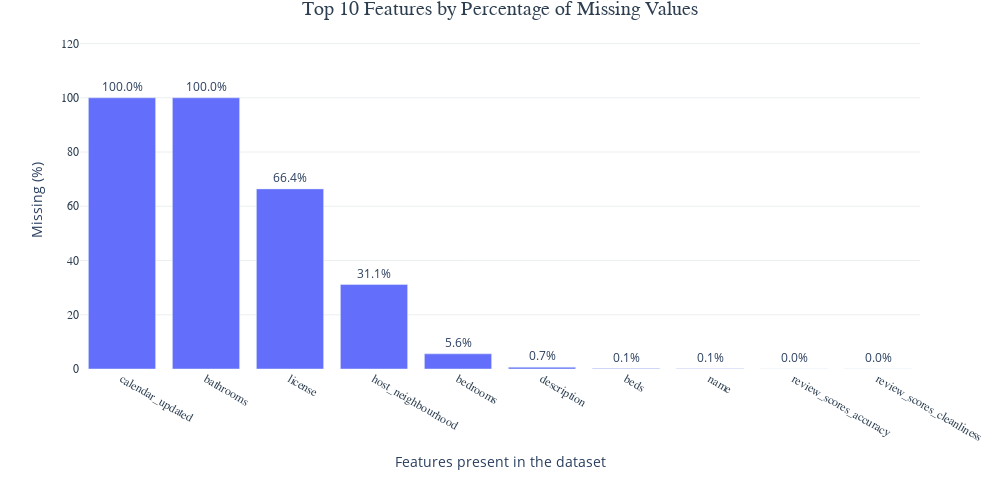

This figure's notebook cell:
### Code cell
# Compute NaN %
nan_percent = df_listings_detailed.isna().mean() * 100
nan_df = nan_percent.reset_index()
nan_df.columns = ["feature", "nan_percentage"]



# Top 10
top10 = nan_df.sort_values("nan_percentage", ascending=False).head(10)

# X-axis ticks
tickvals = list(range(len(top10)))
ticktext = top10["feature"].tolist()

# Plotly bar chart
fig = px.bar(
    top10,
    x=tickvals,
    y="nan_percentage",
    text="nan_percentage",
)

# Improve spacing for labels above bars
fig.update_traces(
    texttemplate='%{text:.1f}%',
    textposition='outside'
)

# Expand y-range to give text room
max_y = top10["nan_percentage"].max()
fig.update_yaxes(range=[0, max_y * 1.25])  # expand 25%



# Final layout
fig.update_layout(
    margin=dict(t=30),
    barmode='stack',
    xaxis=dict(
        tickmode='array',
        title="Features present in the dataset",
        tickvals=tickvals,
        ticktext=ticktext,
        showgrid=False,
        zeroline=False,
        tickfont=dict(family='Arial', size=12, color='#2c3e50'),
    ),
    yaxis=dict(
        title='Missing (%)',
        gridcolor='#ecf0f1',
        zeroline=False,
        tickfont=dict(family='Arial', size=12, color='#2c3e50'),
    ),
    plot_bgcolor='white',
    width=1000,
    height=480,
    title=dict(
        text="Top 10 Features by Percentage of Missing Values",
        x=0.5,
        xanchor='center',
        font=dict(family='Arial', size=20, color='#2c3e50')
    )
)

fig.show()

### Figure 1 — Plotly figure (JSON) as saved in the notebook; plotly's stock layout.template omitted (floating-point values rounded to 4 significant figures)
{"data": [{"hovertemplate": "x=%{x}<br>nan_percentage=%{text}<extra></extra>", "legendgroup": "", "marker": {"color": "#636efa", "pattern": {"shape": ""}}, "name": "", "orientation": "v", "showlegend": false, "text": [100.0, 100.0, 66.41, 31.15, 5.586, 0.6631, 0.1407, 0.09042, 0.03014, 0.03014], "textposition": "outside", "texttemplate": "%{text:.1f}%", "type": "bar", "x": [0, 1, 2, 3, 4, 5, 6, 7, 8, 9], "xaxis": "x", "y": [100.0, 100.0, 66.41, 31.15, 5.586, 0.6631, 0.1407, 0.09042, 0.03014, 0.03014], "yaxis": "y"}], "layout": {"barmode": "stack", "height": 480, "legend": {"tracegroupgap": 0}, "margin": {"t": 30}, "plot_bgcolor": "white", "title": {"font": {"color": "#2c3e50", "family": "Arial", "size": 20}, "text": "Top 10 Features by Percentage of Missing Values", "x": 0.5, "xanchor": "center"}, "width": 1000, "xaxis": {"anchor": "y", "domain": [0, 1], "showgrid": false, "tickfont": {"color": "#2c3e50", "family": "Arial", "size": 12}, "tickmode": "array", "ticktext": ["calendar_updated", "bathrooms", "license", "host_neighbourhood", "bedrooms", "description", "beds", "name", "review_scores_accuracy", "review_scores_cleanliness"], "tickvals": [0, 1, 2, 3, 4, 5, 6, 7, 8, 9], "title": {"text": "Features present in the dataset"}, "zeroline": false}, "yaxis": {"anchor": "x", "domain": [0, 1], "gridcolor": "#ecf0f1", "range": [0, 125], "tickfont": {"color": "#2c3e50", "family": "Arial", "size": 12}, "title": {"text": "Missing (%)"}, "zeroline": false}}}
